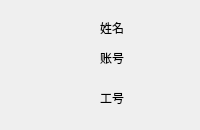
                 <widget class="QWidget" name="widget_4" native="true">
                  <property name="geometry">
                   <rect>
                    <x>0</x>
                    <y>0</y>
                    <width>200</width>
                    <height>130</height>
                   </rect>
                  </property>
                  <property name="autoFillBackground">
                   <bool>true</bool>
                  </property>
                  <widget class="QLabel" name="label_2">
                   <property name="geometry">
                    <rect>
                     <x>100</x>
                     <y>20</y>
                     <width>72</width>
                     <height>15</height>
                    </rect>
                   </property>
                   <property name="text">
                    <string>姓名</string>
                   </property>
                  </widget>
                  <widget class="QLabel" name="label_3">
                   <property name="geometry">
                    <rect>
                     <x>100</x>
                     <y>50</y>
                     <width>72</width>
                     <height>15</height>
                    </rect>
                   </property>
                   <property name="text">
                    <string>账号</string>
                   </property>
                  </widget>
                  <widget class="QLabel" name="label_4">
                   <property name="geometry">
                    <rect>
                     <x>100</x>
                     <y>90</y>
                     <width>72</width>
                     <height>15</height>
                    </rect>
                   </property>
                   <property name="text">
                    <string>工号</string>
                   </property>
                  </widget>
                 </widget>
